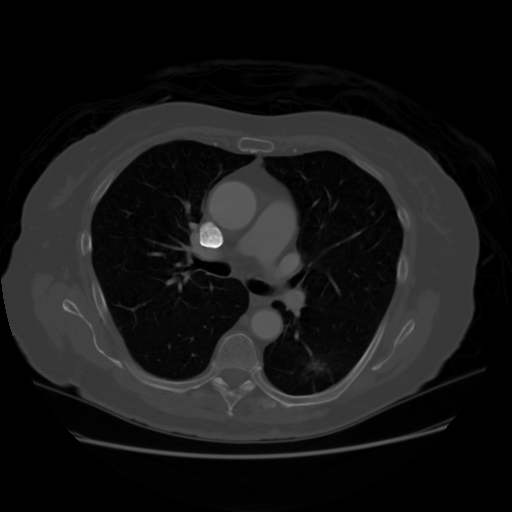
#> input picture data/CT.png, 512 x 512 px
$ python Q1-CT.py
#> lines starting #> are read from the running program, lines starting #| are printed output that depends on the picture; after the words box and inside, x2 and y2 are one past the last pixel; in counts of white or black regions, pixels touching at a corner belong together
import skimage
import matplotlib.pyplot as plt
import numpy as np
from skimage.morphology import binary_closing, binary_opening, disk, \
remove_small_holes, remove_small_objects
from skimage.measure import label, regionprops

ct = skimage.io.imread('data/CT.png', as_gray=True)
#> ct is the input picture: shape (512, 512) float64; min 0, max 1, mean 0.0893

# Convert the image to 8-bit for easier binning during Otsu thresholding
ct = (ct * 255).astype(np.uint8)

# Custom Otsu thresholding function
def otsu_threshold(image):
    # Compute histogram
    hist = np.histogram(image, bins=256, range=(0, 256), density=True)[0]
    best_thresh = np.inf
    best_bin = 0
    for bins in range(len(hist)):
        # Compute class probabilities
        w0 = np.sum(hist[:bins])
        w1 = np.sum(hist[bins:])
        # Compute class means
        if w0 != 0:
            mu0 = np.sum([i * hist[i] for i in range(bins)]) / w0
            sigma0 = np.sum([(i - mu0) ** 2 * hist[i] for i in range(bins)]) / w0
        else:
            mu0 = 0
            sigma0 = 0
        if w1 != 0:
            mu1 = np.sum([i * hist[i] for i in range(bins, 256)]) / w1
            sigma1 = np.sum([(i - mu1) ** 2 * hist[i] for i in range(bins, 256)]) / w1
        else:
            mu1 = 0
            sigma1 = 0

        # Compute within-class variance
        sigma_w = w0 * sigma0 + w1 * sigma1
        # Update threshold if within-class variance is lower
        if sigma_w < best_thresh:
            best_thresh = sigma_w
            best_bin = bins

    # Account for the fact that the threshold is the lower bound of the higher
    # class
    return best_bin - 1

plt.figure(figsize=(8, 5))
plt.hist(ct.ravel(), bins=256, range=(0, 256), density=True)
plt.xlabel('Pixel intensity')
plt.ylabel('Frequency')
plt.title('Histogram of pixel intensities')
plt.tight_layout()
plt.savefig("figures/CT_histogram.png")
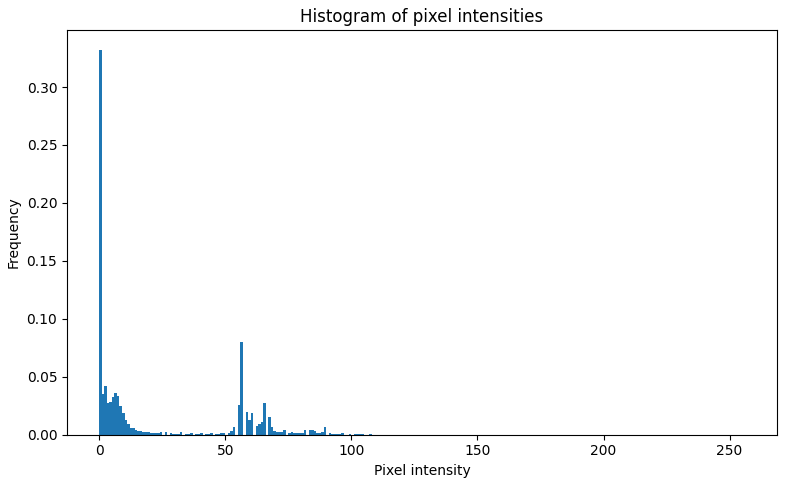
#> figure drawn by matplotlib, 1 panel; tallest bar 0.332 high, from x = 0 to 1

ct_thresh = ct <= otsu_threshold(ct)
#> in otsu_threshold, `hist = np.histogram(image, bins=256, range=(0, 256), density=True)[0]`: hist = 256 values, max 0.332 at index 0, min 0 at index 25, mean 0.00391
#> the loop in otsu_threshold, `for bins in range(len(hist)):` made 256 passes
#> (w0, w1, mu0, sigma0, mu1, sigma1, sigma_w, best_thresh) on passes 1 to 12: (0, 1, 0, 0, 22.77, 864.5, 864.5, 864.5), (0.332, 0.668, 0, 0, 34.11, 908.2, 606.4, 606.4), (0.367, 0.633, 0.095, 0.086, 35.93, 894.5, 566.1, 566.1), (0.41, 0.59, 0.292, 0.414, 38.37, 870.1, 513.9, 513.9), (0.437, 0.563, 0.461, 0.817, 40.08, 848.8, 478.4, 478.4), (0.465, 0.535, 0.675, 1.48, 41.98, 821.3, 440.1, 440.1), (0.497, 0.503, 0.957, 2.52, 44.36, 780.5, 393.6, 393.6), (0.533, 0.467, 1.29, 3.94, 47.29, 719.1, 337.9, 337.9), (0.566, 0.434, 1.63, 5.51, 50.38, 640.3, 280.8, 280.8), (0.591, 0.409, 1.9, 6.91, 52.96, 563.4, 234.4, 234.4), (0.61, 0.39, 2.12, 8.2, 55.06, 493.3, 197.4, 197.4), (0.622, 0.378, 2.27, 9.27, 56.57, 439.7, 171.8, 171.8)
#> (w0, w1, mu0, sigma0, mu1, sigma1, sigma_w) on passes 27, 29, 35, 36, 37, 38: (0.669, 0.331, 3.19, 20.8, 62.41, 224.6, 88.22), (0.672, 0.328, 3.27, 22.58, 62.67, 216.5, 86.27), (0.678, 0.322, 3.51, 28.87, 63.28, 200.6, 84.21), (0.679, 0.321, 3.55, 30.16, 63.37, 198.6, 84.27), (0.68, 0.32, 3.6, 31.48, 63.45, 196.8, 84.44), (0.681, 0.319, 3.68, 34.28, 63.61, 193.5, 84.99)
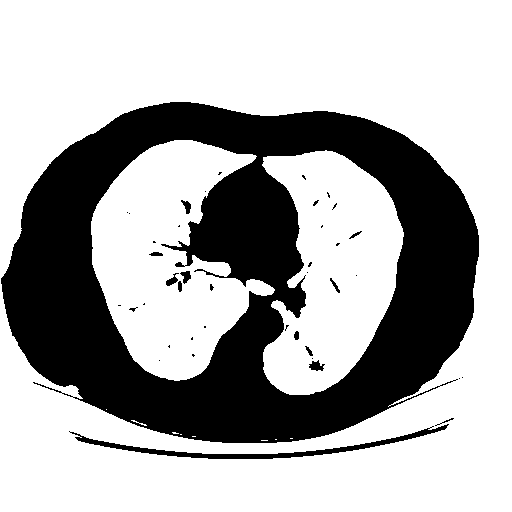
#> ct_thresh: shape (512, 512) bool; 67.8% white; 41 black regions (28 under 20 px), largest, box (x1, y1, x2, y2) and area: (1, 102, 479, 443) 81924, (69, 424, 449, 459) 1812, (309, 360, 325, 371) 103

# Apply morphological operation to the thresholded image to smooth out internal
# structures
footprint = disk(4)
ct_opened = binary_opening(ct_thresh, footprint)
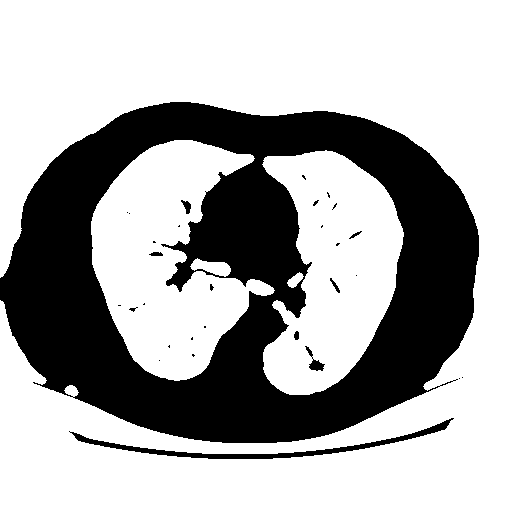
#> ct_opened: shape (512, 512) bool; 67.4% white; 30 black regions (22 under 20 px), largest, box (x1, y1, x2, y2) and area: (0, 102, 479, 443) 82943, (69, 418, 454, 459) 1903, (305, 346, 325, 371) 157
ct_closed = binary_closing(ct_opened, footprint)
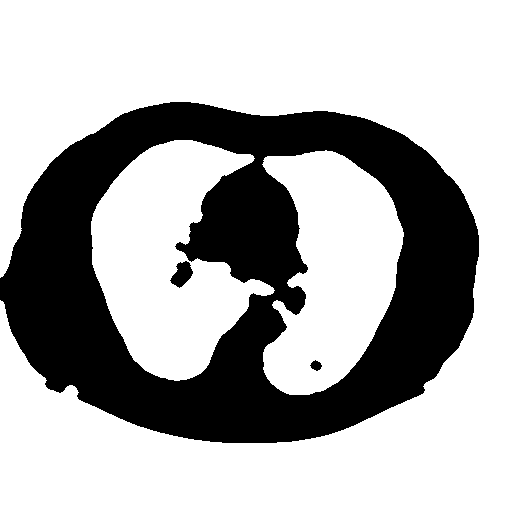
#> ct_closed: shape (512, 512) bool; 68.5% white; 3 black regions, box (x1, y1, x2, y2) and area: (0, 102, 479, 443) 82103, (170, 261, 193, 288) 367, (310, 360, 322, 371) 84
plt.figure(figsize=(15, 6))
plt.subplot(1, 3, 1)
plt.imshow(ct_thresh, cmap='gray')
plt.axis('off')
plt.title('Thresholded image')
plt.subplot(1, 3, 2)
plt.imshow(ct_closed, cmap='gray')
plt.axis('off')
plt.title('Image after closing and opening')

ct_closed = remove_small_holes(ct_closed, 1000)
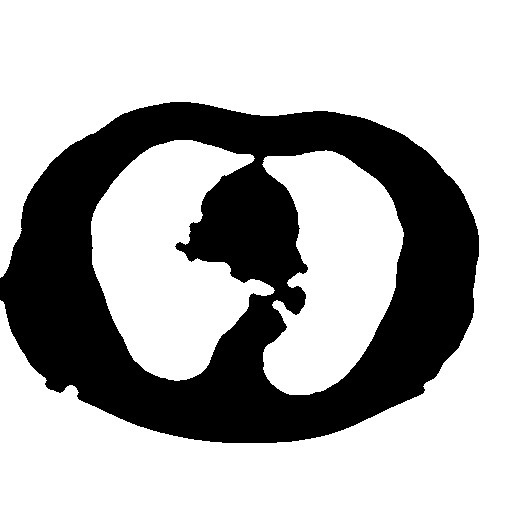
#> ct_closed: shape (512, 512) bool; 68.7% white; 1 black region, box (x1, y1, x2, y2) and area: (0, 102, 479, 443) 82103
ct_closed = remove_small_objects(ct_closed, 1000)
plt.subplot(1, 3, 3)
plt.imshow(ct_closed, cmap='gray')
plt.axis('off')
plt.title('Image after removing small holes and small objects')
plt.tight_layout()
plt.savefig("figures/CT_segmented_steps.png")

# Use label to segment out the lungs
ct_labels = label(ct_closed)
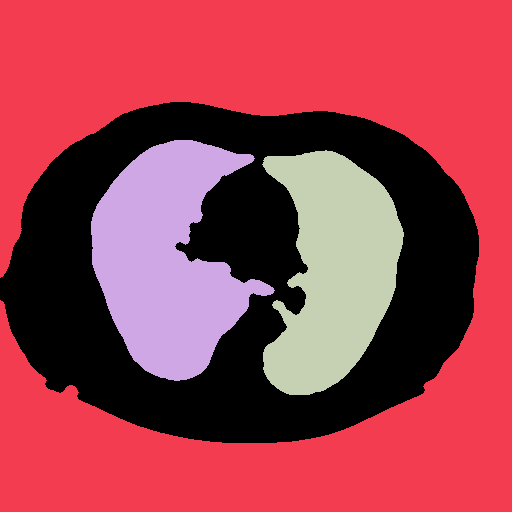
#> ct_labels: shape (512, 512) int32; 4 distinct labels, from 0 to 3; one colour per label, 0 black
regions = regionprops(ct_labels)

# Only keep the second and third largest regions
lung_labels = np.zeros_like(ct_labels)

# Sort the regions by area from smallest to largest
sorted_regions = sorted(regions, key=lambda x: x.area)

# Visualise the two smallest regions (the lungs)
lung_labels[ct_labels == sorted_regions[0].label] = 1
lung_labels[ct_labels == sorted_regions[1].label] = 1

# Display the segmented lungs
plt.figure(figsize=(5, 4))
plt.imshow(ct, cmap='gray')
plt.imshow(lung_labels, cmap='inferno', alpha=0.3)
plt.axis('off')
plt.title('Segmented lungs overlaid')
plt.tight_layout()
plt.savefig("figures/CT_segmented_lungs.png")
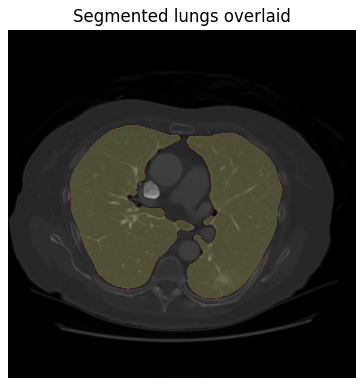
#> figure drawn by matplotlib, 1 panel
